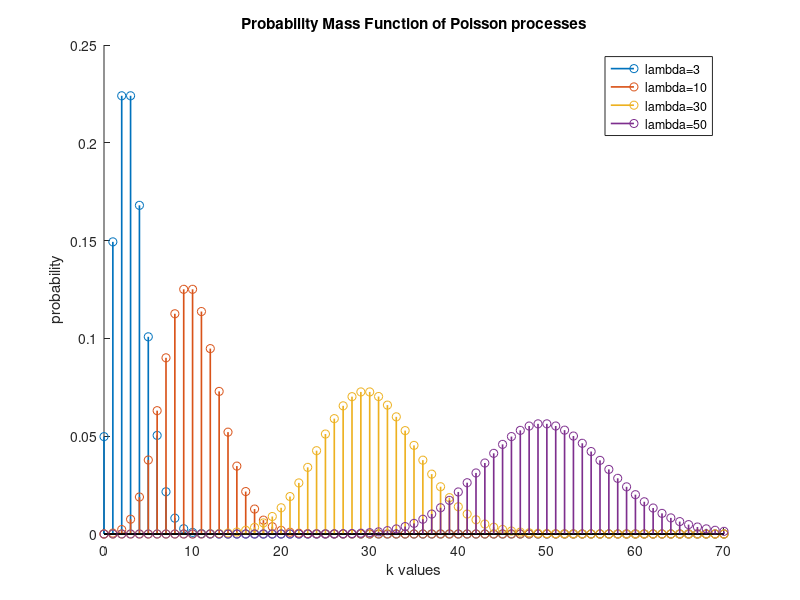
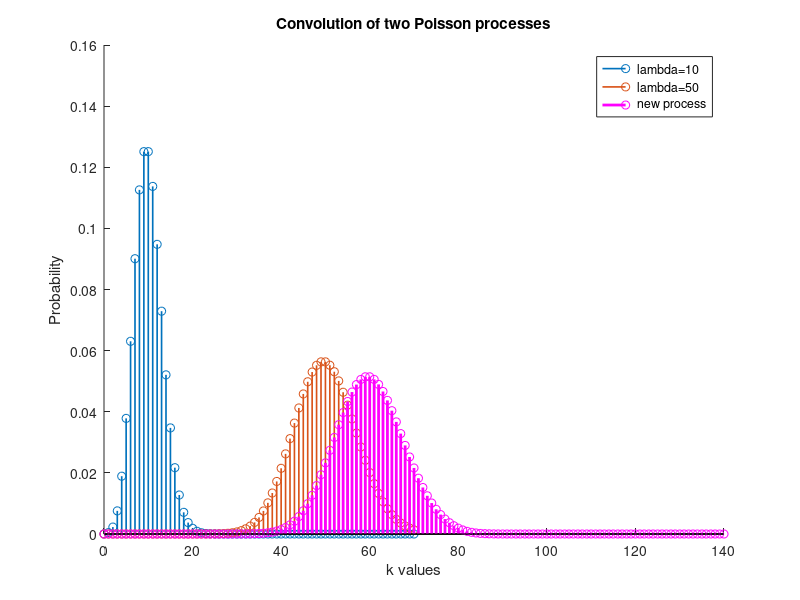
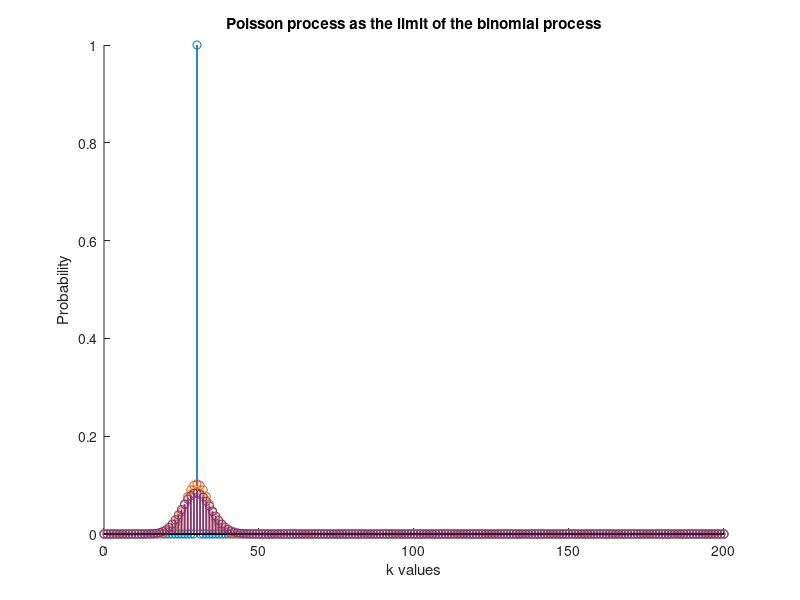

MATLAB code for these plots, in order:
clc;
clear all;
close all;

% TASK: In a common diagram, design the Probability Mass Function of Poisson processes
% with lambda parameters 3, 10, 30, 50. In the horizontal axes, choose k parameters 
% between 0 and 70. 

k = 0:1:70;
lambda = [3,10,30, 50];

for i=1:length(lambda)
  poisson(i,:) = poisspdf(k,lambda(i));
end

colors = "rbkm";
figure(1);
hold on;
for i=1:length(lambda)
  stem(k,poisson(i,:),"linewidth",1.2);
end
hold off;

title("Probability Mass Function of Poisson processes");
xlabel("k values");
ylabel("probability");
legend("lambda=3","lambda=10","lambda=30","lambda=50");

% TASK: regarding the poisson process with parameter lambda 30, compute its mean 
% value and variance

index = find(lambda == 30);
chosen = poisson(index,:);
mean_value = 0;
for i=0:(length(poisson(index,:))-1)
  mean_value = mean_value + i.*poisson(index,i+1);
end

display("mean value of Poisson with lambda 30 is");
display(mean_value);

second_moment = 0;
for i=0:(length(poisson(index,:))-1)
  second_moment = second_moment + i.*i.*poisson(index,i+1);
end

variance = second_moment - mean_value.^2;
display("Variance of Poisson with lambda 30 is");
display(variance);

% TASK: consider the convolution of the Poisson distribution with lambda 20 with 
% the Poisson distribution with lambda 30. 

first = find(lambda==10);
second = find(lambda==50);
poisson_first = poisson(first,:);
poisson_second = poisson(second,:);

composed = conv(poisson_first,poisson_second);
new_k = 0:1:(2*70);

figure(2);
hold on;
stem(k,poisson_first(:),"linewidth",1.2);
stem(k,poisson_second(:),"linewidth",1.2);
stem(new_k,composed,"mo","linewidth",2);
hold off;
title("Convolution of two Poisson processes");
xlabel("k values");
ylabel("Probability");
legend("lambda=10","lambda=50","new process");

% TASK: show that Poisson process is the limit of the binomial distribution.
k = 0:1:200;
% Define the desired Poisson Process
lambda = 30;
i = 1:1:5;
n = lambda.*i; 
p = lambda./n;

figure(3);
title("Poisson process as the limit of the binomial process");
xlabel("k values");
ylabel("Probability");
hold on;
for i=1:4
  binomial = binopdf(k,n(i),p(i));
  stem(k,binomial,'linewidth',1.2);
end
hold off;
